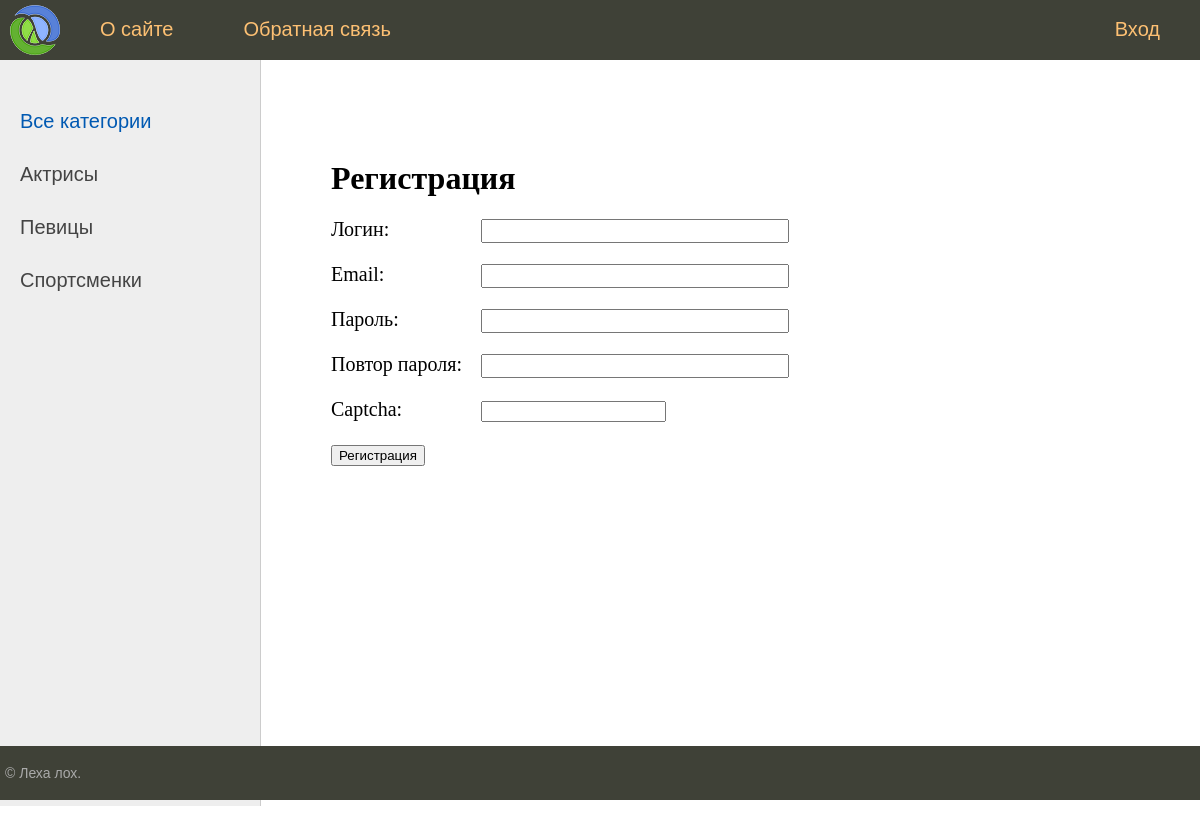
Screenshot of /user_create/ with the database file from the repository.
### women/models.py (models this page shows, shortened)
class Category(models.Model):
    name = models.CharField(max_length=100, db_index = True, verbose_name= 'Категория')
    slug = models.SlugField(max_length=255, unique=True, db_index=True, verbose_name="URL")
    def get_absolute_url(self):
        return reverse('category', kwargs={'cat_slug': self.slug})
    class Meta:
        verbose_name = 'Категории'
        verbose_name_plural = 'Категории'
        ordering = ['id']# Сортировка по умоланию как на сайте так и в админке

### women/views.py (the view, shortened to what this page needs)
# urls.py: path('user_create/', Register_user.as_view(), name='create_user'),
class Register_user(DataMixin, CreateView):
    form_class = RegisterUserForm
    template_name = 'women/register.htm'
    success_url = reverse_lazy('login_user')
    def get_context_data(self, *, object_list=None, **kwargs):
        context = super().get_context_data(**kwargs)
        c_def = self.get_user_context(title='Регистрация') # Плюс передаем в kwargs(в наш контекст) -> title
        return dict(list(context.items()) + list(c_def.items()))

### women/forms.py
class RegisterUserForm(UserCreationForm):
    username = forms.CharField(label='Логин', widget=forms.TextInput(attrs={'class': 'form-input'}))
    email = forms.EmailField(label='Email', widget=forms.EmailInput(attrs={'class': 'form-input'}))
    password1 = forms.CharField(label='Пароль', widget=forms.PasswordInput(attrs={'class': 'form-input'}))
    password2 = forms.CharField(label='Повтор пароля', widget=forms.PasswordInput(attrs={'class': 'form-input'}))
    captcha = CaptchaField(label='Введите код с картинки')
    class Meta:
        model = User
        fields = ('username', 'email', 'password1', 'password2')
        widgets = {
            'username': forms.TextInput(attrs={'class': 'form-input'}),
            'email': forms.EmailInput(attrs={'class': 'form-input'}),
            'password1': forms.PasswordInput(attrs={'class': 'form-input'}),
            'password2': forms.PasswordInput(attrs={'class': 'form-input'}),
        }

### women/templatetags/women_tags.py (called while the page is built)
@register.simple_tag(name='getcats')
def get_categories(): # В шаблоне для использования тега(данных) обращаеся по имени функции
    return Category.objects.all()

### women/utils.py (called while the page is built)
    def get_user_context(self, **kwargs):
        context = kwargs
        cats = cache.get('cats')
        if not cats:
            cats = Category.objects.annotate(Count('women'))
            cache.set('cats', cats, 60)
        user_menu = menu.copy()
        if not self.request.user.is_authenticated:
            user_menu.pop(1) # удаляем пункт меню для не авторизованных пользователей {'title': "Добавить статью", 'url_name': 'add_page'},
        context['menu'] = user_menu
        context['cats'] = cats
        if 'cat_selected' not in context:
            context['cat_selected'] = 0
        return context

### women/templates/women/register.htm (shortened to what this page needs)
{% extends 'women/base.htm' %}
{% block content %}
<h1>{{title}}</h1>
<form method="post">
{% for f in form %}
<p><label class="form-label" for="{{ f.id_for_label }}">{{f.label}}: </label>{{ f }}</p>
{% endfor %}
    <button type="submit">Регистрация</button>
</form>
{% endblock %}

### women/templates/women/base.htm (shortened to what this page needs)
{% load static %}
{% load women_tags %}
<!DOCTYPE html>
<html>
<head>
	<link type="text/css" href="{% static 'women/css/styles.css' %}" rel="stylesheet" />
</head>
<body>
<table class="table-page" border=0 cellpadding="0" cellspacing="0">
<tr><td valign=top>
{% block mainmenu %}
	<div class="header">
		<ul id="mainmenu" class="mainmenu">
		<li class="logo"><a href="{% url 'home' %}"><div class="logo"></div></a></li>
{% for m in menu %}
		<li><a href="{% url m.url_name %}">{{m.title}}</a></li>
{% endfor %}
			{% if request.user.is_authenticated %}
			<li class="last"> {{ user.username }} <a href="{% url 'logout_user'%}">| Выход</a></li>
			{% else %}
			<li class="last"><a href="{% url 'login_user'%}">Вход</a></li>
			{% endif %}
		</ul>
	</div>
{% endblock mainmenu %}
<table class="table-content" border=0 cellpadding="0" cellspacing="0">
<tr>
	<td valign="top" class="left-chapters">
	<ul id="leftchapters">
{% if cat_selected == 0 %}
		<li class="selected">Все категории</li>
{% else %}
		<li><a href="{% url 'home' %}">Все категории</a></li>
{% endif %}
{% for c in cats %}
	{% if c.women__count > 0 %}
    	{% if c.pk == cat_selected %}
        	<li class="selected">{{c.name}}</li>
    	{% else %}
        	<li><a href="{{ c.get_absolute_url }}">{{c.name}}</a></li>
		{% endif %}
    {% endif %}
{% endfor %}
	</ul>
</td>
<td valign="top" class="content">
	<div class="content-text">
{% block content %}
{% endblock %}
	</div>
</td></tr></table>
</td></tr>
<tr><td valign=top>
	<div id="footer">
		<p>&copy; Леха лох.</p>
	</div>
</td></tr></table>
</body>
</html>

### women/static/women/css/styles.css (style rules this page uses)
html, body { font-family: 'Arial'; margin: 0; padding: 0; height: 100%; width: 100%; color: #444; }
a { color: #0059b2; text-decoration: none; }
.table-page { width: 100%; height: 100%; vertical-align: top; }
.table-page tr { height: 100%; }
.header { background: #3F4137; height: 60px; }
.logo { background: url('../images/logo.png') no-repeat 10px 5px; width: 70px; height: 60px; }
ul.mainmenu { list-style: none; margin: 0; padding: 0; height: 60px; color: #fdc073; font-size: 20px; overflow: hidden; }
ul.mainmenu li { float: left; margin: 18px 40px 0 30px; }
ul.mainmenu li.logo { margin: 0; }
ul.mainmenu li.last { float: right; }
ul.mainmenu li a { color: #fdc073; text-decoration: none; }
.table-content { width: 100%; min-height: 100%; height: 100%; }
.left-chapters { margin: 0; background: #eee; border-right: 1px solid #ccc; min-height: 100%; }
.left-chapters ul { width: 230px; min-height: 100%; margin: 0; padding: 20px 10px 10px 20px; list-style: none; font-size: 20px; }
.left-chapters ul li { margin: 30px 0 0 0; color: #999; }
.left-chapters ul li.selected { color: #0059b2; }
.left-chapters ul li a { color: #444; text-decoration: none; }
.content { padding: 40px 20px 20px 40px; width: 100%; box-sizing: border-box; }
.content-text { margin: 60px 0 0 30px; color: #000; font-size: 20px; font-family: Yandex Sans Display Light; }
.content-text h1 { font-size: 32px; }
#footer { box-sizing: border-box; background: #3F4137; padding: 5px; color: #aaa; font-size: 14px; font-family: Verdana, Geneva, Arial, Helvetica; text-align: left; overflow: hidden; }
.form-input { width: 300px; font-size: 16px; }
.form-label { display: inline-block; min-width: 150px; vertical-align: top; }

### rows the page displays
Category: name "Актрисы"
Category: name "Певицы"
Category: name "Спортсменки"

### other values shown
{{ m.title }} "О сайте" "Обратная связь"
{{ title }} "Регистрация"
{{ f.label }} "Логин" "Email" "Пароль" "Повтор пароля" "Captcha"
